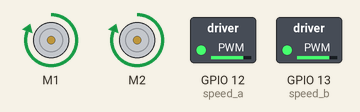
The program below on a simulated Raspberry Pi (BCM pin numbers). Parts: 2 × DC motor (green arrow = forward, orange = backward, longer = faster), switched loads named in the program (green lamp = pin HIGH). Motors are numbered in the order the program creates them (left before right in a Robot).

Above: at 0.05 s.
At 2.5 s:
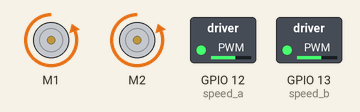
At 5.0 s:
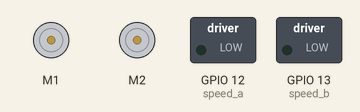
Timing chart, 0 to 6.5 s (numbered marks = the images above):
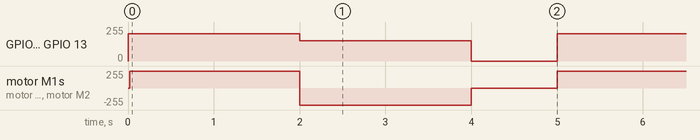

The program:

example.py
```python
# Raspberry Pi (gpiozero) Python example that drives two DC motors with direction provided by Motor and speed by PWMOutputDevice, cycling forward, reverse, and stop.
#
# Buy this module: https://shillehtek.com/products/shillehtek-l298n-motor-driver-controller-board
# Full manual: https://shillehtek.com/blogs/shillehtek-product-manuals/l298n-motor-driver-controller-board-module-for-stepper-motor-dc-dual-h-bridge
# More examples: https://github.com/shillehbean/shillehtek-examples
#

# L298N on Raspberry Pi - drive 2 DC motors with PWM
# Install: pip install gpiozero

from gpiozero import Motor, PWMOutputDevice
from time import sleep

# gpiozero's Motor handles direction; we add PWM for speed
motor_a = Motor(forward=23, backward=24)
speed_a = PWMOutputDevice(12)

motor_b = Motor(forward=27, backward=22)
speed_b = PWMOutputDevice(13)

def drive(motor, speed_pin, speed):
    if speed > 0:
        motor.forward()
    elif speed < 0:
        motor.backward()
    else:
        motor.stop()
    speed_pin.value = abs(speed)

try:
    while True:
        drive(motor_a, speed_a, 0.8); drive(motor_b, speed_b, 0.8); sleep(2)
        drive(motor_a, speed_a, -0.6); drive(motor_b, speed_b, -0.6); sleep(2)
        drive(motor_a, speed_a, 0);   drive(motor_b, speed_b, 0);   sleep(1)
except KeyboardInterrupt:
    pass
```

Measured:
- by itself, GPIO 12 (speed_a), GPIO 13 (speed_b): repeats every 5.0 s: 153/255 2.0 s, 0/255 1.0 s, 204/255 2.0 s
- by itself, motor M1, motor M2: repeats every 5.0 s: backward 255/255 2.0 s, stopped 1.0 s, forward 255/255 2.0 s
